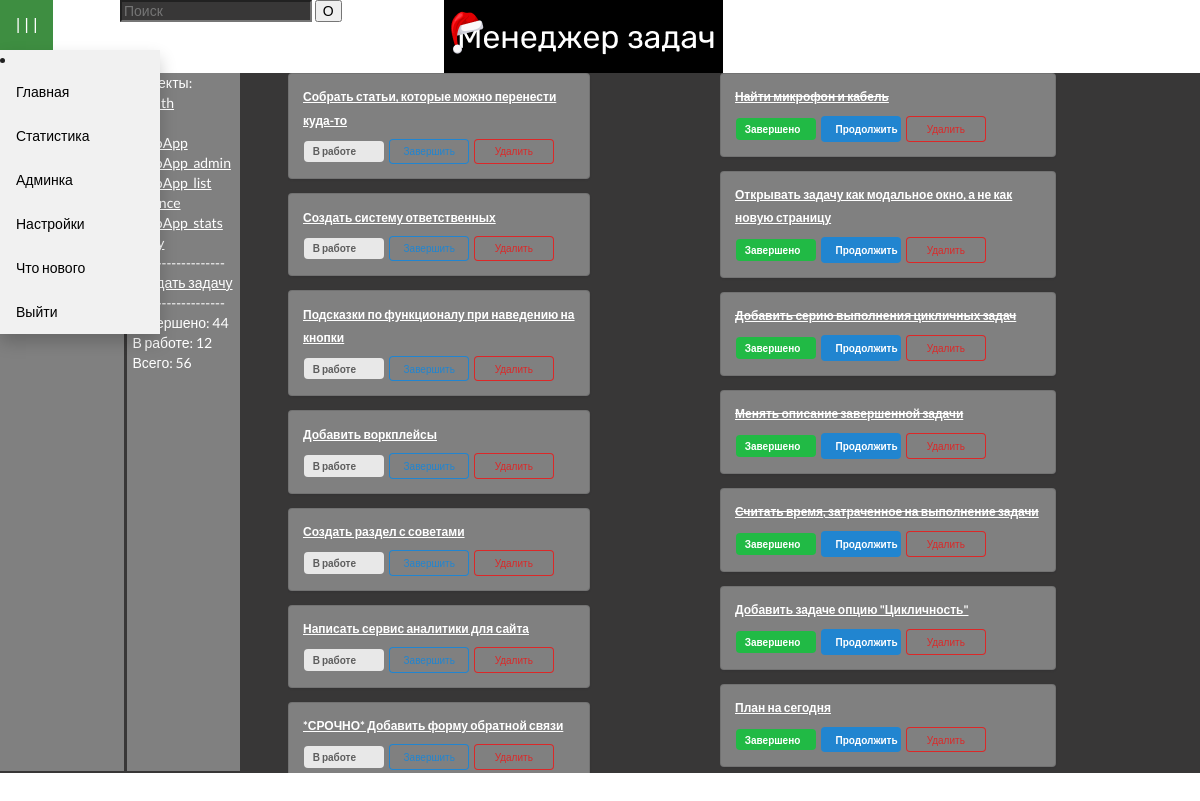
The page / (signed in) on the database its author committed.
### todo/models.py (models this page shows)
class Tag(db.Model):
    id = db.Column(db.Integer, primary_key=True)
    uid = db.Column(db.Integer)
    ws_id = db.Column(db.Integer)
    title = db.Column(db.String(100))
    descr = db.Column(db.String(1000))

class ToDo(db.Model):
    id = db.Column(db.Integer, primary_key=True)
    title = db.Column(db.String(100))
    tag_id = db.Column(db.Integer)
    descr = db.Column(db.String(1000))
    create_date = db.Column(db.DateTime)
    close_date = db.Column(db.DateTime)
    is_complete = db.Column(db.Boolean)
    is_cycle = db.Column(db.String(25))
    cycle_series = db.Column(db.Integer)
    time_to_complete = db.Column(db.String(100))

### todo/routes.py (the view, shortened to what this page needs)
@app.route('/', methods=['POST', 'GET'])
@login_required
def home():
    if request.method == 'GET':
        if current_user:
            timed_raw = timedt().timed
            dt_gmt = timedt().dt
            get_curr_user_tags = Tag.query.filter_by(uid=current_user.id).all()
            tags_ids = []
            default_value = 0
            for el in get_curr_user_tags:
                tags_ids.append(el.id)
            cycle = ToDo.query.filter(ToDo.tag_id.in_((tags_ids))).filter_by(is_cycle='checked').order_by(ToDo.id.desc()).all()
            todo_list = ToDo.query.filter(ToDo.tag_id.in_((tags_ids))).filter_by(is_complete=0).order_by(ToDo.id.desc()).all()
            todo_list1 = ToDo.query.filter(ToDo.tag_id.in_((tags_ids))).order_by(ToDo.id.desc()).all()
            todoc_list = ToDo.query.filter(ToDo.tag_id.in_((tags_ids))).filter_by(is_complete=1).order_by(ToDo.id.desc()).all()
            todo_workspaces = Workspace.query.filter_by(uid=current_user.id).distinct(Tag.title)
            todo_completed = ToDo.query.filter(ToDo.tag_id.in_((tags_ids))).filter_by(is_complete=1).order_by(ToDo.id.desc()).all()
            todo_uncompleted = ToDo.query.filter(ToDo.tag_id.in_((tags_ids))).filter_by(is_complete=0).order_by(ToDo.id.desc()).all()
            completed = len(todo_completed)
            uncompleted = len(todo_uncompleted)
            all = len(todo_list1)
            todo_tags = Tag.query.filter_by(uid=current_user.id).distinct(Tag.title)
            return render_template('todo/index.html', todo_list=todo_list, todoc_list=todoc_list, todo_tags=todo_tags, todo_completed=completed, todo_uncompleted=uncompleted, todo_all=all, title='CUBI Prot.', default_value=default_value, workspace_list = todo_workspaces)
        else:
            return redirect(url_for('todo/login.html'))

### todo/routes.py (called while the page is built)
@login_manager.user_loader
def load_user(user_id):
    user = db.session.get(Users, int(user_id))
    return user

### todo/templates/todo/index.html (shortened to what this page needs)
{% extends 'todo/layout.html' %}
{% block content %}
<div class='container' style="background-color: rgb(56, 55, 55);display: grid; grid-template-columns:20% 80%;">
    <div class="navigation" style=" margin-bottom: 1%; display: grid;">
        <div class="workspaces" style="color: white; background-color: gray; margin-right: 2%; grid-column-start: 1; ">
        </div>
        <div class="projects" style="color: white; background-color: gray; grid-column-start: 2;">
            <div class="tags" style="margin-left: 5%;">
                {% block tags %}
                Проекты:<br>
                {% for tag in todo_tags %}
                <a href="/sort/{{ tag.title }}">{{tag.title}}<br></a>
                {% endfor %}
                -------------------<br>
                {% endblock %}
                <a href="#openModal" style="margin-top: 10%;">Создать задачу</a><br>
                -------------------<br>
            </div>
            <div style="margin-left: 5%;">
                Завершено: {{todo_completed}}<br>
                В работе: {{todo_uncompleted}}<br>
                Всего: {{todo_all}}<br>
            </div>
        </div>
    </div>
    <div class="tasks" style=" display: grid; grid-template-columns: 50% 50%;">
        <div class="projects_unc" style="margin-left: 10%;height:700px;overflow-y:scroll;">
            {% for todo in todo_list %}
            <div class="contentt">
                <div class="ui segment" style="width: 70%; background-color: gray;">
                    <p class="ui big header" name="header" style="margin-bottom: 2.5%; color: white; ">
                        <a href="#openModal3/{{todo.id}}" style="color: white; font-size: 12px;">{{todo.title
                            |safe}}<br>
                    </p></a>
                    {% if todo.is_complete == False %}
                    <span class="ui gray label" style="width: 80px; height: auto; font-size: 10px;">В работе</span>
                    <a class="ui primary basic button" style="width: 80px; height: auto; font-size: 10px;"
                        href="/finish/{{ todo.id }}">Завершить</a>
                    {% else %}
                    <span class="ui green label" style="width: 80px; height: auto; font-size: 10px;">Завершено</span>
                    <a class="ui blue button" style="width: 80px; height: auto; font-size: 10px;"
                        href="/update/{{ todo.id }}">Возобновить</a>
                    {% endif %}
                    <a class="ui negative basic button" style="width: 80px; height: auto; font-size: 10px;"
                        href="/delete/{{ todo.id }}">Удалить</a>
                </div>
            </div>
            {% endfor %}
        </div>
        <div class="projects_comp" style="height:700px;overflow-y:scroll;">
            {% for todo in todoc_list %}
            <div class="contentt">
                <div class="ui segment" style="width: 70%; background-color: gray;">
                    <p class="ui big header" name="header" style="margin-bottom: 2.5%; color: white; ">
                        <a href="#openModal3/{{todo.id}}" style="color: white; font-size: 12px;">{{todo.title
                            |safe}}<br>
                    </p></a>
                    {% if todo.is_complete == False %}
                    <span class="ui gray label" style="width: 80px; height: auto; font-size: 10px;">В работе</span>
                    <a class="ui primary basic button" style="width: 80px; height: auto; font-size: 10px;"
                        href="/finish/{{ todo.id }}">Завершить</a>
                    {% else %}
                    <span class="ui green label" style="width: 80px; height: auto; font-size: 10px;">Завершено</span>
                    <a class="ui blue button" style="width: 80px; height: auto; font-size: 10px;"
                        href="/update/{{ todo.id }}">Продолжить</a>
                    {% endif %}
                    <a class="ui negative basic button" style="width: 80px; height: auto; font-size: 10px;"
                        href="/delete/{{ todo.id }}">Удалить</a>
                </div>
            </div>
            {% endfor %}
        </div>
    </div>
</div>
{% endblock content %}

### todo/templates/todo/layout.html (shortened to what this page needs)
<!doctype html>
<html lang="ru">
<head>
      <link rel="stylesheet" href="{{ url_for('static', filename='css/style.css') }}">
      <link rel="stylesheet" href="https://cdn.jsdelivr.net/npm/semantic-ui@2.4.2/dist/semantic.min.css">
      <link href="https://cdn.jsdelivr.net/gh/Alaev-Co/snowflakes/dist/snow.min.css" rel="stylesheet">
</head>
<body
      style="{% if request.cookies.get('font')=='black' %}background-color:{{ request.cookies.get('font') }};color:white{% endif %}">
      {% block content %}
      {% endblock content %}
</body>
</html>

### todo/templates/todo/menu.html
<link rel="stylesheet" href="{{ url_for('static', filename='css/style.css') }}">
<div class="header" style="display: grid; grid-template-columns: 10%  20% 70%;">
<div class="dropdown">
    <button class="dropbtn">| | |</button>
    <div class="dropdown-content">
        <li>
            <a href="/">Главная</a>
            <a href="/task_stats">Статистика</a>
            <a href="/admin">Админка</a>
            <a href="/settings">Настройки</a>
            <a href="/release">Что нового</a>
            <a href="/logout">Выйти</a>
        </li>
    </div>
</div>
<form action="/search" method="post">
    <input type="text" name="search_bar" placeholder="Поиск"
        style="background-color: rgb(56, 55, 55); color: white; width: 80%; margin-left: 0%;">
    <button type="submit">О</button>
</form>
<img src="static/todo_logo_black.png" style="margin-left: 10%;margin-right: 25%;">
</div>

### todo/static/css/style.css (style rules this page uses)
.header { word-break: normal; }
body { font-family: Rubik; transition: background-color 0.3s ease; margin: 0; }
a:link { color: white; text-decoration: underline; cursor: pointer; }
.dropbtn { background-color: #4CAF50; color: white; padding: 16px; font-size: 16px; border: none; }
.dropdown-content { display: none; position: absolute; background-color: #f1f1f1; min-width: 160px; box-shadow: 0px 8px 16px 0px rgba(0,0,0,0.2); z-index: 1; }
.dropdown-content a { color: black; padding: 12px 16px; text-decoration: none; display: block; }

### rows shown on the page
Tag: title "TodoApp"
Tag: title "TodoApp_admin"
Tag: title "TodoApp_list"
Tag: title "TodoApp_stats"
ToDo: title "Собрать статьи, которые можно перенести куда-то"
ToDo: title "Создать систему ответственных"
ToDo: title "Подсказки по функционалу при наведению на кнопки"
ToDo: title "Добавить воркплейсы"
ToDo: title "Создать раздел с советами"
ToDo: title "Написать сервис аналитики для сайта"
ToDo: title "*СРОЧНО* Добавить форму обратной связи"
ToDo: title "Найти микрофон и кабель"
ToDo: title "Открывать задачу как модальное окно, а не как новую страницу"
ToDo: title "Добавить серию выполнения цикличных задач"
ToDo: title "Менять описание завершенной задачи"
ToDo: title "Считать время, затраченное на выполнение задачи"
ToDo: title "Добавить задаче опцию \"Цикличность\""
ToDo: title "План на сегодня"

### other values the page prints
{{ todo_completed }} "44"
{{ todo_uncompleted }} "12"
{{ todo_all }} "56"
